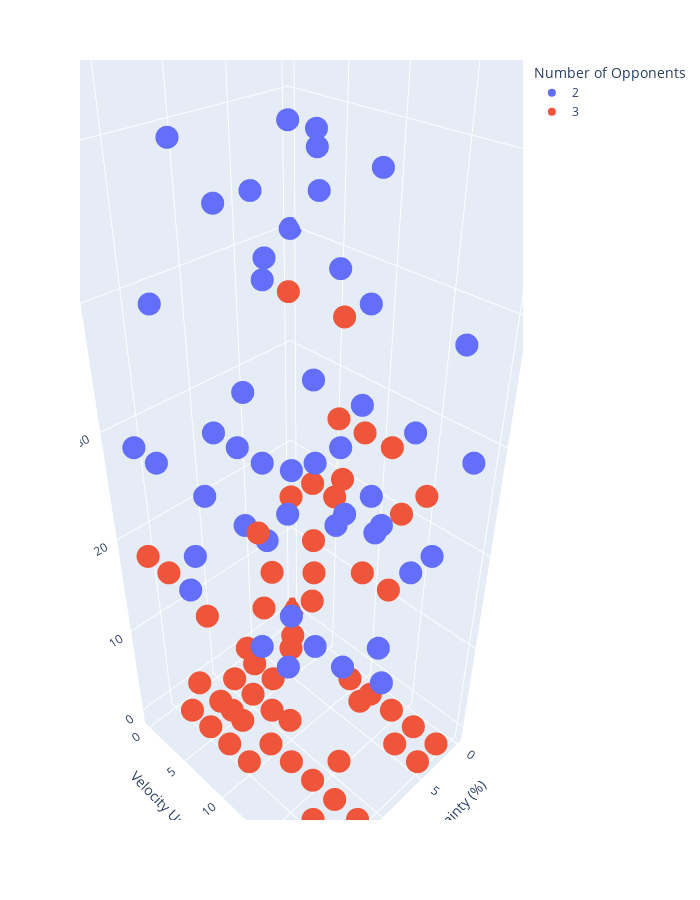

Notebook source saved alongside this figure:
### Code cell
labs = {"percent_change_in_size_of_reachset":"% Change in Size of Reachset",
        "number_of_opponents":"Number of Opponents",
       "reach_time":"Reach Time (s)","velocity_uncertainty":"Velocity Uncertainty (%)","position_uncertainty":"Position Uncertainty (%)","time_taken_lec":"ML Controller Use (%)"}

fig = px.scatter_3d(results, x="position_uncertainty", y="velocity_uncertainty", 
                    z="collision_percentage",
                    color="number_of_opponents",
                   labels=labs,width=700, height=900)
fig.show()

### Figure 1 — Plotly figure (JSON) as saved in the notebook; plotly's stock layout.template omitted (floating-point values rounded to 4 significant figures)
{"data": [{"hovertemplate": "Number of Opponents=2<br>Position Uncertainty (%)=%{x}<br>Velocity Uncertainty (%)=%{y}<br>collision_percentage=%{z}<extra></extra>", "legendgroup": "2", "marker": {"color": "#636efa", "symbol": "circle"}, "mode": "markers", "name": "2", "scene": "scene", "showlegend": true, "type": "scatter3d", "x": [0, 2.5, 2.5, 2.5, 2.5, 2.5, 2.5, 2.5, 2.5, 5, 5, 5, 5, 5, 5, 5, 5, 7.5, 7.5, 7.5, 7.5, 7.5, 7.5, 7.5, 7.5, 10, 10, 10, 10, 10, 10, 10, 10, 12.5, 12.5, 12.5, 12.5, 12.5, 12.5, 12.5, 12.5, 15, 15, 15, 15, 15, 15, 15, 15, 17.5, 17.5, 17.5, 17.5, 17.5, 17.5, 17.5], "y": [0, 2.5, 5, 7.5, 10, 12.5, 15, 17.5, 20, 2.5, 5, 7.5, 10, 12.5, 15, 17.5, 20, 2.5, 5, 7.5, 10, 12.5, 15, 17.5, 20, 2.5, 5, 7.5, 10, 12.5, 15, 17.5, 20, 2.5, 5, 7.5, 10, 12.5, 15, 17.5, 20, 2.5, 5, 7.5, 10, 12.5, 15, 17.5, 20, 2.5, 5, 7.5, 10, 12.5, 15, 17.5], "z": [40, 20, 30, 40, 30, 20, 30, 20, 30, 40, 50, 50, 20, 40, 10, 20, 40, 30, 40, 10, 50, 30, 50, 10, 30, 0, 20, 20, 10, 30, 30, 30, 30, 50, 30, 30, 30, 60, 50, 30, 30, 40, 20, 0, 60, 50, 30, 20, 20, 30, 30, 20, 30, 50, 20, 20]}, {"hovertemplate": "Number of Opponents=3<br>Position Uncertainty (%)=%{x}<br>Velocity Uncertainty (%)=%{y}<br>collision_percentage=%{z}<extra></extra>", "legendgroup": "3", "marker": {"color": "#EF553B", "symbol": "circle"}, "mode": "markers", "name": "3", "scene": "scene", "showlegend": true, "type": "scatter3d", "x": [0, 2.5, 2.5, 2.5, 2.5, 2.5, 2.5, 2.5, 2.5, 5, 5, 5, 5, 5, 5, 5, 5, 7.5, 7.5, 7.5, 7.5, 7.5, 7.5, 7.5, 7.5, 10, 10, 10, 10, 10, 10, 10, 10, 12.5, 12.5, 12.5, 12.5, 12.5, 12.5, 12.5, 12.5, 15, 15, 15, 15, 15, 15, 15, 15, 17.5, 17.5, 17.5, 17.5, 17.5, 17.5, 17.5], "y": [0, 2.5, 5, 7.5, 10, 12.5, 15, 17.5, 20, 2.5, 5, 7.5, 10, 12.5, 15, 17.5, 20, 2.5, 5, 7.5, 10, 12.5, 15, 17.5, 20, 2.5, 5, 7.5, 10, 12.5, 15, 17.5, 20, 2.5, 5, 7.5, 10, 12.5, 15, 17.5, 20, 2.5, 5, 7.5, 10, 12.5, 15, 17.5, 20, 2.5, 5, 7.5, 10, 12.5, 15, 17.5], "z": [0, 0, 20, 20, 0, 0, 0, 0, 0, 10, 20, 10, 30, 30, 30, 0, 0, 0, 0, 40, 20, 40, 20, 20, 30, 0, 0, 0, 10, 20, 30, 10, 30, 10, 0, 10, 0, 0, 0, 0, 0, 0, 0, 0, 0, 20, 10, 0, 10, 20, 20, 10, 10, 10, 30, 0]}], "layout": {"height": 900, "legend": {"title": {"text": "Number of Opponents"}, "tracegroupgap": 0}, "margin": {"t": 60}, "scene": {"domain": {"x": [0, 1], "y": [0, 1]}, "xaxis": {"title": {"text": "Position Uncertainty (%)"}}, "yaxis": {"title": {"text": "Velocity Uncertainty (%)"}}, "zaxis": {"title": {"text": "collision_percentage"}}}, "width": 700}}
